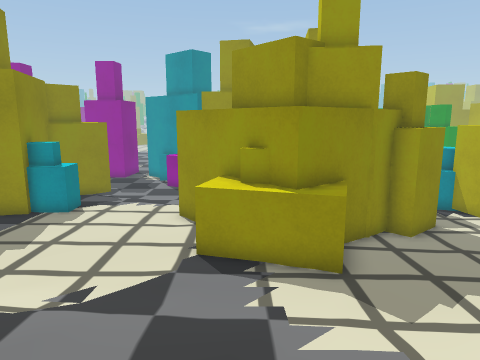
View 1 (above)

24 first-person views from a walk through a scene from a Unity 3-D project. The camera is 1.5 m above the floor, tilts 10° down and sees 70° across. The floor is counted in squares, 0.5 m on a side. Each view is taken from the middle of a square. On the plan, view 1 faces up. The plan holds only what a view shows up to about 20 squares ahead; the rest is blank. The place goes on beyond the plan. Some surface patterns are stand-ins.

View 2
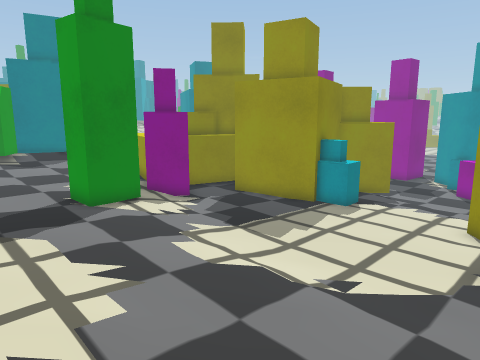

View 3
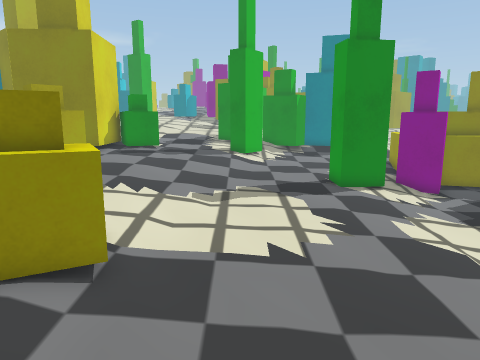

View 4
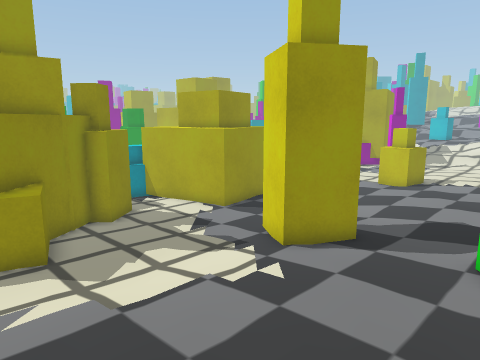

View 5
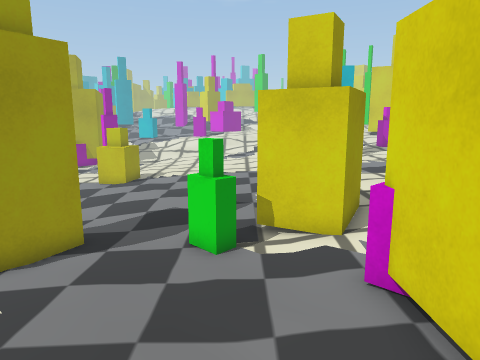

View 6
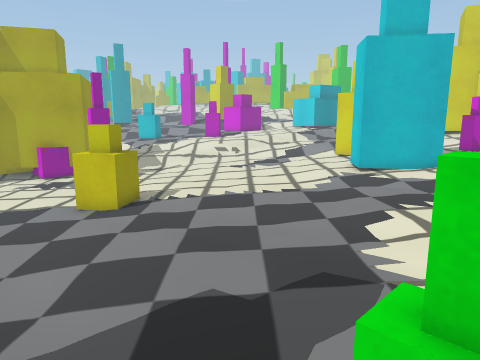

View 7
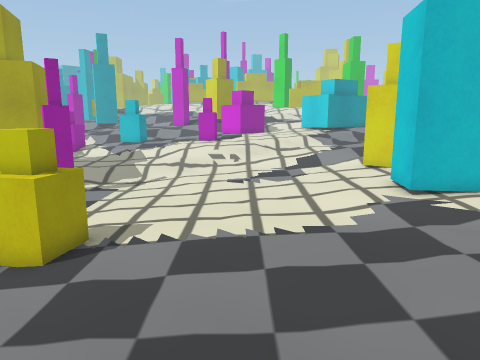

View 8
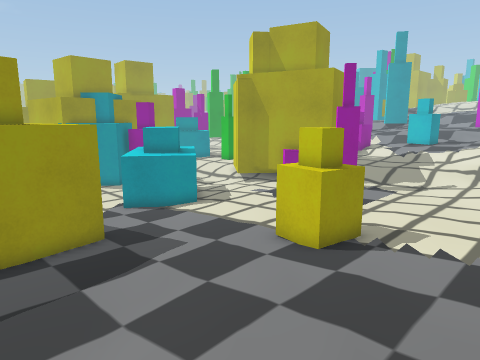

View 9
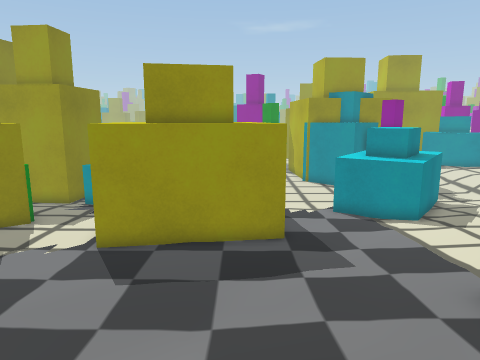

View 10
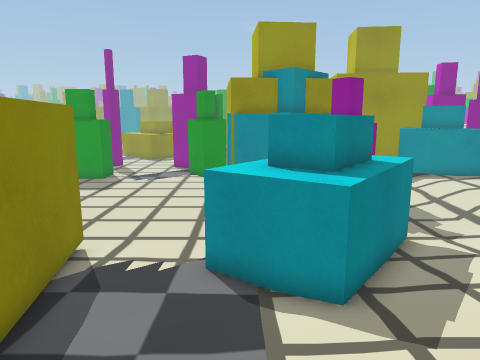

View 11
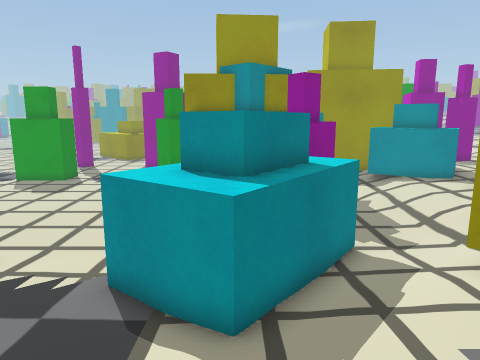

View 12
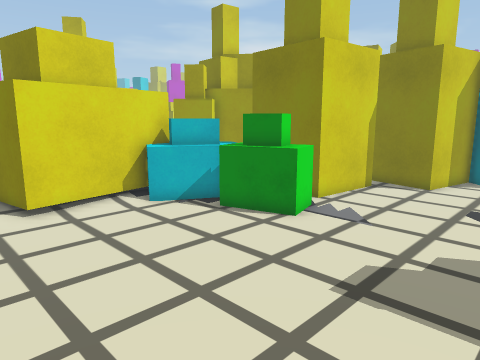

View 13
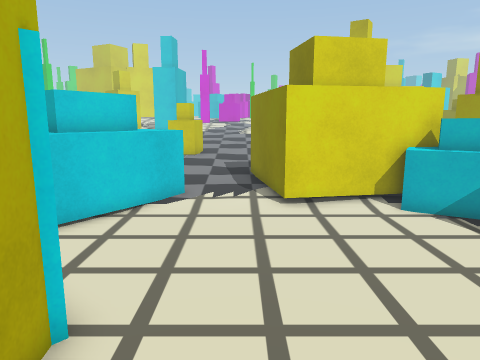

View 14
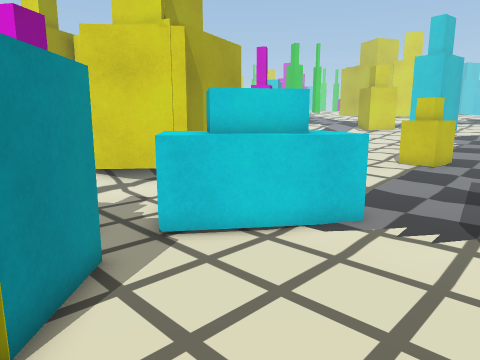

View 15
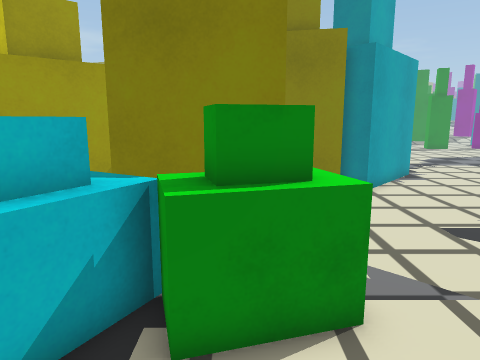

View 16
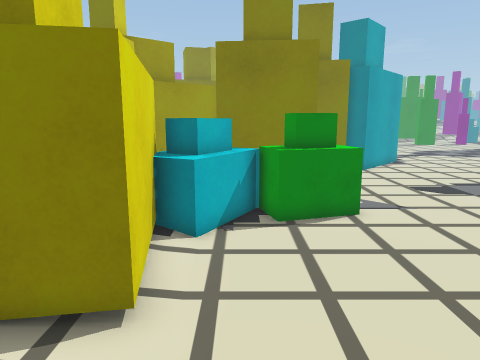

View 17
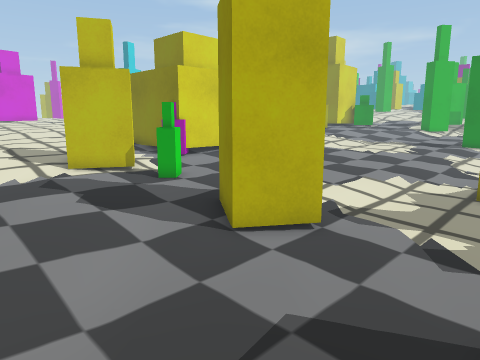

View 18
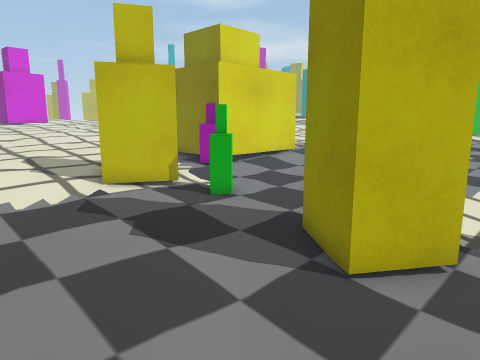

View 19
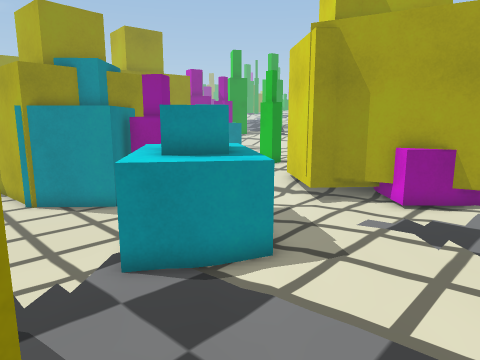

View 20
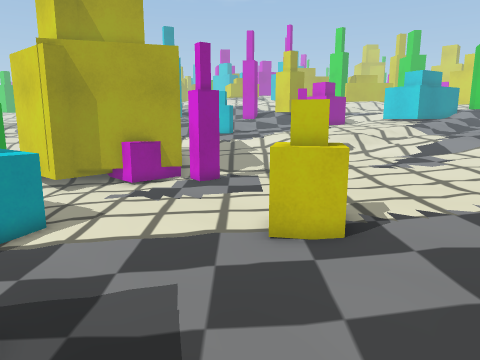

View 21
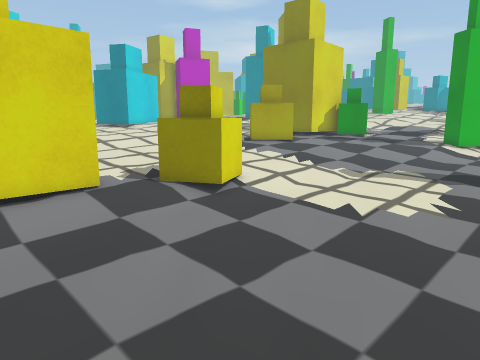

View 22
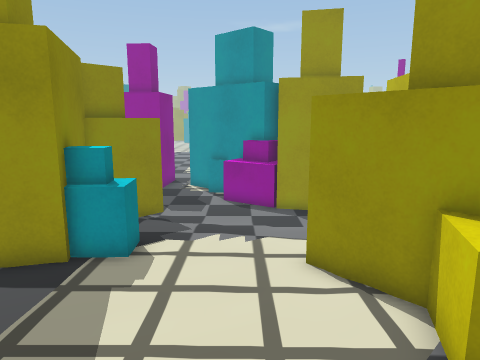

View 23
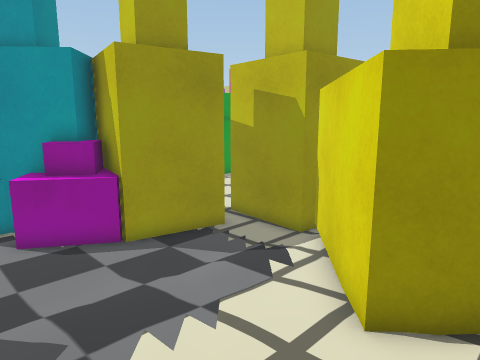

View 24
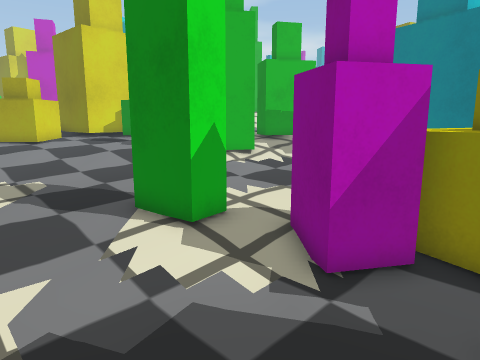

### Floor plan
Key: @ floor where view 1 was taken; . main floor; : floor 0.25 m higher than the main floor; - floor 0.25 m lower than the main floor; + floor 0.5 m higher than the main floor; _ floor 0.5 m lower than the main floor; * floor 0.75 m higher than the main floor; % floor 1 m higher than the main floor; / step, stairs or slope; O other object.
Columns run from 17 left of view 1 to 32 right of it. Each row starts with its distance up from view 1.
 28              OO_________  _____   __           OO
 27                 ________________    O          O
 26                 O___________________O        -OO O
 25            OO   O___________________O O  O   --OOO
 24          ___OO   OOO_________________OOOOOO  //.OO
 23          ___OOOO OOO_________________OOOO   _//...
 22          ____OOOO OO______O___________OOOOOO_-/..O
 21          _____OOOOO_OOOOOOOO___________O_OO__-/..O
 20           ______OOO_OOOOO OO__________________/..
 19          OO_________OOOO_OOO___________OO ____/..
 18         OOO----____OOOOO_OOO__________OOOOO___OO
 17        OOO--------_OOOOOOOOOOO________OOOOO__OOO
 16         O.--------OOO----OOOOOOOOO___OOOOO_--OO
 15   OO    O...-----OOOOO-----O OOOOO--OOOOOO--OOO
 14   OO   O OO....OO OOOOOO---OOOOO O---OOOO----OO
 13  OOO  OO OO....O OO OOOOO--OOO OOO----OO-----OO  O
 12   OO.OOO.......OO    OOOO--O OOOOO-----------O   O
 11  OOO............OO OOOOO---OOOOOOO---------..OO  O
 10 OOOOO...........OO  OO------OOOOO-------......O O
  9 OO OOO..........OOOOO..---------------.......OO /
  8     O............OOOO...------------.........OO./:
  7    :::::.................---------............../:
  6  +++:OO:::..................-----....OOO........./
  5 +++++OO::::::::..........OOO...-.....OO........../
  4 +++++OO:::::::::::.......OOO.........OO..........:
  3 +++++++::::::::::::::....OOO..................::::
  2 ++++++++++:::::::::::::::......:::...::::...::::::
  1 *++++++++++::::::::::::::::..:::::::::::::::::::::
  0 O*+++++++++::::::@::::::::::::::::::::::::::::::::
 -1 ****++++++++++:::::::::::OO:::::::::::::::::::::::
 -2 ******++++++++O+:::::::::OO::::::::::::::::::::::/
 -3 ********+++++OOO++::::::::OOO::::::::::::::::+::++
 -4 %%********+++  O+++++::O:OOOO++::++:::::++++++++/*
 -5 OO%%********   ++OOOOOOO++OO ++++++++::+++++++++/*
 -6 OO%%%%*****   *++  OOO O+ +O++++  ++++++OOO+++O+**
 -7 OOO%%OO***    ***    O O+  ++++++   ++++OOO +OO **
 -8 OOOOOOOO*     ***    O O   ++++++    +++O

Positions as (right, up) in squares from view 1, and headings:
1: (0, 0), facing up
2: (0, 0), facing up-left
3: (3, 0), facing left
4: (0, -2), facing up-right
5: (0, -2), facing right
6: (7, 0), facing right
7: (12, 0), facing right
8: (12, 0), facing up-right
9: (15, 0), facing up
10: (20, 7), facing up
11: (22, 8), facing up
12: (18, 28), facing down-left
13: (17, 28), facing down
14: (15, 24), facing down-right
15: (14, 20), facing left
16: (20, 18), facing left
17: (16, 10), facing down-left
18: (16, 7), facing down-left
19: (16, 8), facing up-right
20: (12, 7), facing right
21: (4, 5), facing down-left
22: (-4, 5), facing up
23: (-7, 11), facing up-right
24: (-7, 12), facing down-left
